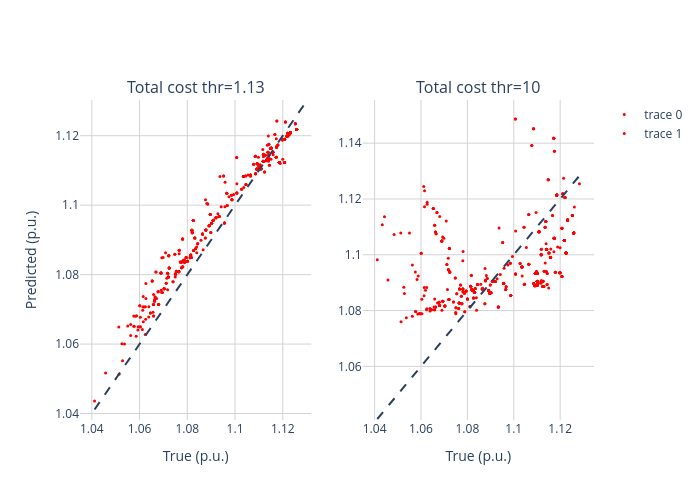

Source (notebook cell):
### Code cell
from plotly.subplots import make_subplots

max_ = 1.13

plot_dfl = df_rl[df_rl['target']<max_].copy()
plot_dfh = df_rh[df_rh['target']<max_].copy()

fig = make_subplots(rows=1, cols=2, subplot_titles=("Total cost thr=1.13", "Total cost thr=10"))

fig.add_scatter(x=plot_dfl['target'], y=plot_dfl['pred'], mode='markers', marker=dict(color='red', size=3), row=1, col=1)

fig.add_shape(
    type='line', line=dict(dash='dash'),
    x0=plot_dfl['target'].min(), x1=max_, y0=plot_dfl['target'].min(), y1=max_, name= "Baseline", row=1, col=1
)

fig.add_scatter(x=plot_dfh['target'], y=plot_dfh['pred'], mode='markers', marker=dict(color='red', size=3), row=1, col=2)

fig.add_shape(
    type='line', line=dict(dash='dash'),
    x0=plot_dfh['target'].min(), x1=max_, y0=plot_dfh['target'].min(), y1=max_, name= "Baseline", row=1, col=2
)

fig.update_xaxes(gridcolor='lightgrey', title='True (p.u.)')
fig.update_yaxes(gridcolor='lightgrey')

fig.update_layout(
    paper_bgcolor='rgba(0,0,0,0)',
    plot_bgcolor='rgba(0,0,0,0)',
    width=700, height=500,
    yaxis_title='Predicted (p.u.)'
)
fig.show()

### Figure 1 — Plotly figure (JSON) as saved in the notebook; plotly's stock layout.template omitted (floating-point values rounded to 4 significant figures; data arrays with more than 128 entries replaced by an {"elided": "..."} marker saying what was removed)
{"data": [{"marker": {"color": "red", "size": 3}, "mode": "markers", "type": "scatter", "x": {"elided": "496 float values"}, "xaxis": "x", "y": {"elided": "496 float values"}, "yaxis": "y"}, {"marker": {"color": "red", "size": 3}, "mode": "markers", "type": "scatter", "x": {"elided": "504 float values"}, "xaxis": "x2", "y": {"elided": "504 float values"}, "yaxis": "y2"}], "layout": {"annotations": [{"font": {"size": 16}, "showarrow": false, "text": "Total cost thr=1.13", "x": 0.225, "xanchor": "center", "xref": "paper", "y": 1, "yanchor": "bottom", "yref": "paper"}, {"font": {"size": 16}, "showarrow": false, "text": "Total cost thr=10", "x": 0.775, "xanchor": "center", "xref": "paper", "y": 1, "yanchor": "bottom", "yref": "paper"}], "height": 500, "paper_bgcolor": "rgba(0, 0, 0, 0)", "plot_bgcolor": "rgba(0, 0, 0, 0)", "shapes": [{"line": {"dash": "dash"}, "name": "Baseline", "type": "line", "x0": 1.041, "x1": 1.13, "xref": "x", "y0": 1.041, "y1": 1.13, "yref": "y"}, {"line": {"dash": "dash"}, "name": "Baseline", "type": "line", "x0": 1.041, "x1": 1.13, "xref": "x2", "y0": 1.041, "y1": 1.13, "yref": "y2"}], "width": 700, "xaxis": {"anchor": "y", "autorange": true, "domain": [0, 0.45], "gridcolor": "lightgrey", "range": [1.035, 1.132], "title": {"text": "True (p.u.)"}, "type": "linear"}, "xaxis2": {"anchor": "y2", "autorange": true, "domain": [0.55, 1], "gridcolor": "lightgrey", "range": [1.035, 1.135], "title": {"text": "True (p.u.)"}, "type": "linear"}, "yaxis": {"anchor": "x", "autorange": true, "domain": [0, 1], "gridcolor": "lightgrey", "range": [1.038, 1.13], "title": {"text": "Predicted (p.u.)"}, "type": "linear"}, "yaxis2": {"anchor": "x2", "autorange": true, "domain": [0, 1], "gridcolor": "lightgrey", "range": [1.041, 1.155], "type": "linear"}}}
